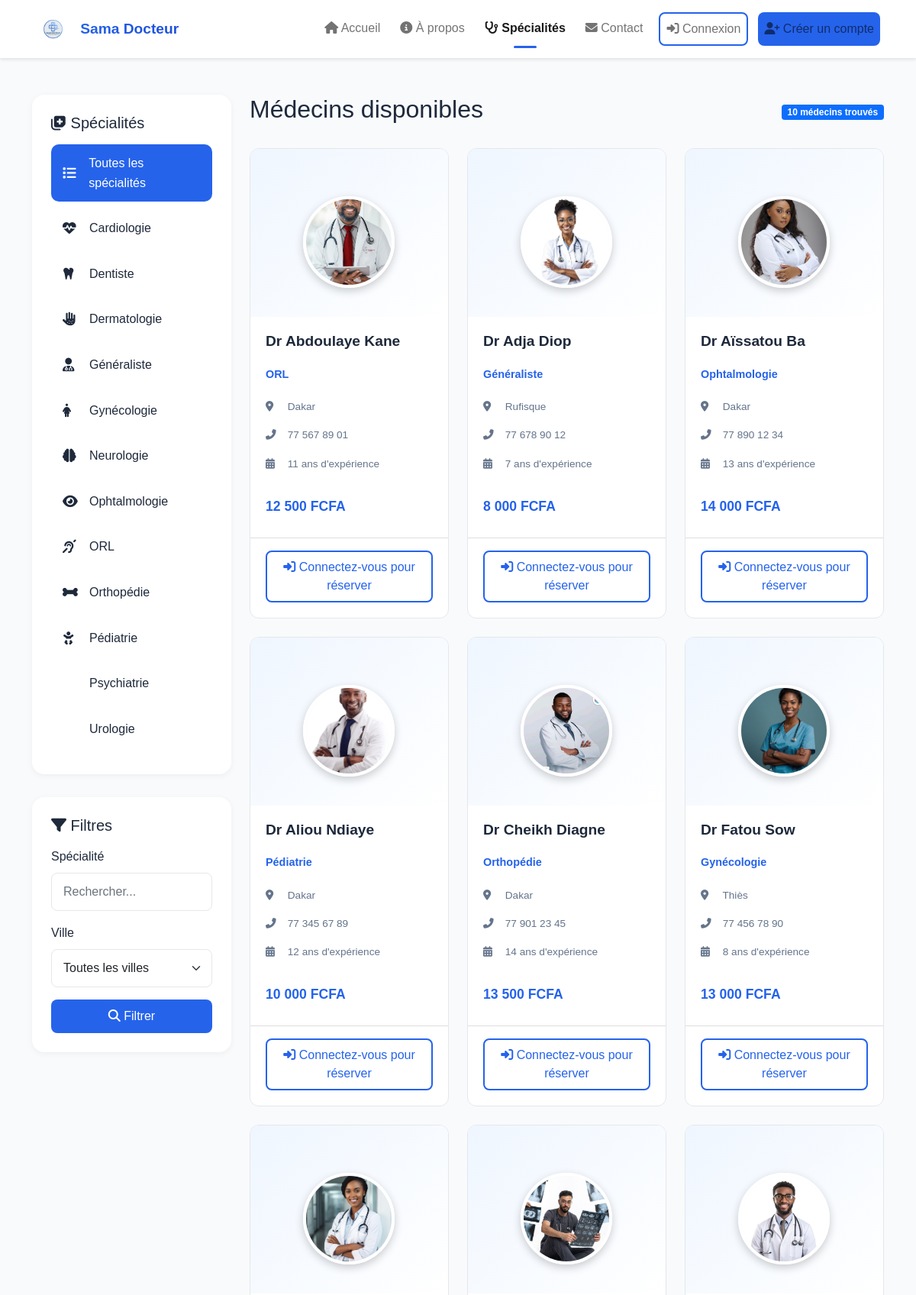
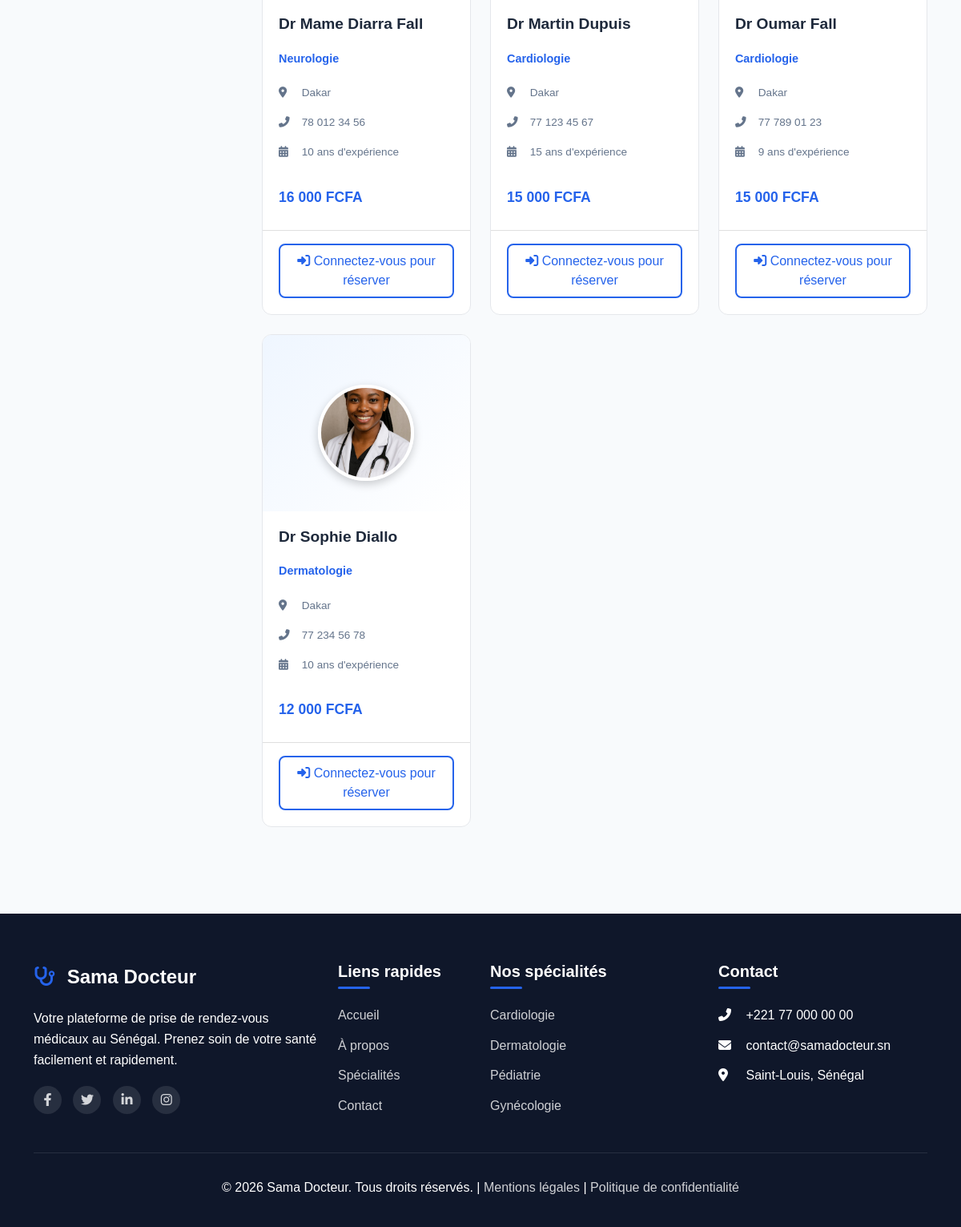
The app's page /specialites.php with its own data (2 pictures, top to bottom).
### tables this page shows
CREATE TABLE IF NOT EXISTS specialites (
    id INT AUTO_INCREMENT PRIMARY KEY,
    nom VARCHAR(50) UNIQUE NOT NULL,
    description TEXT,
    icone VARCHAR(50) DEFAULT 'fas fa-stethoscope',
    date_creation DATETIME DEFAULT CURRENT_TIMESTAMP,
    INDEX idx_nom (nom)
);

CREATE TABLE IF NOT EXISTS medecins (
    id INT AUTO_INCREMENT PRIMARY KEY,
    nom_complet VARCHAR(100) NOT NULL,
    specialite_id INT,
    email VARCHAR(100) UNIQUE,
    telephone VARCHAR(20),
    adresse TEXT,
    ville VARCHAR(50),
    tarif_consultation DECIMAL(10,2),
    photo VARCHAR(255),
    numero_ordre VARCHAR(50),
    biographie TEXT,
    annees_experience INT DEFAULT 0,
    est_disponible BOOLEAN DEFAULT TRUE,
    date_creation DATETIME DEFAULT CURRENT_TIMESTAMP,
    FOREIGN KEY (specialite_id) REFERENCES specialites(id) ON DELETE SET NULL,
    INDEX idx_specialite (specialite_id),
    INDEX idx_email (email),
    INDEX idx_disponible (est_disponible)
);

### specialites.php (the view, shortened to what this page needs)
<?php
require_once 'includes/config.php';
include 'includes/header.php';
$specialite_id = isset($_GET['id']) ? intval($_GET['id']) : null;
$recherche = isset($_GET['specialite']) ? $_GET['specialite'] : '';
$stmtSpecialites = $pdo->query("SELECT * FROM specialites ORDER BY nom");
$specialites = $stmtSpecialites->fetchAll();
$sql = "
    SELECT m.*, s.nom as specialite_nom
    FROM medecins m
    JOIN specialites s ON m.specialite_id = s.id
    WHERE m.est_disponible = TRUE
";
$params = [];
$sql .= " ORDER BY m.nom_complet";
$stmtMedecins = $pdo->prepare($sql);
$stmtMedecins->execute($params);
$medecins = $stmtMedecins->fetchAll();
?>
<div class="container my-5">
    <div class="row">
        <div class="col-lg-3 mb-4" data-aos="fade-right">
            <div class="dashboard-sidebar">
                <h5 class="mb-3"><i class="fas fa-notes-medical"></i> Spécialités</h5>
                <ul class="dashboard-menu">
                    <li>
                        <a href="specialites.php" class="<?php echo !$specialite_id ? 'active' : ''; ?>">
                            <i class="fas fa-list"></i> Toutes les spécialités
                        </a>
                    </li>
                    <?php foreach($specialites as $spec): ?>
                    <li>
                        <a href="specialites.php?id=<?php echo $spec['id']; ?>" class="<?php echo $specialite_id == $spec['id'] ? 'active' : ''; ?>">
                            <i class="<?php echo $spec['icone']; ?>"></i> <?php echo htmlspecialchars($spec['nom']); ?>
                        </a>
                    </li>
                    <?php endforeach; ?>
                </ul>
            </div>
            <div class="dashboard-sidebar mt-4">
                <h5 class="mb-3"><i class="fas fa-filter"></i> Filtres</h5>
                <form method="GET" action="" id="filterForm">
                    <div class="mb-3">
                        <label class="form-label">Spécialité</label>
                        <input type="text" class="form-control" name="specialite" value="<?php echo htmlspecialchars($recherche); ?>" placeholder="Rechercher...">
                    </div>
                    <div class="mb-3">
                        <label class="form-label">Ville</label>
                        <select class="form-select" name="ville">
                            <option value="">Toutes les villes</option>
                        </select>
                    </div>
                    <button type="submit" class="btn btn-primary w-100">
                        <i class="fas fa-search"></i> Filtrer
                    </button>
                </form>
            </div>
        </div>
        <div class="col-lg-9" data-aos="fade-left">
            <div class="d-flex justify-content-between align-items-center mb-4">
                <h2>Médecins disponibles</h2>
                <span class="badge bg-primary"><?php echo count($medecins); ?> médecins trouvés</span>
            </div>
            <?php if(empty($medecins)): ?>
                <div class="alert alert-info">
                    <i class="fas fa-info-circle"></i> Aucun médecin trouvé pour votre recherche.
                </div>
            <?php else: ?>
                <div class="row g-4">
                    <?php foreach($medecins as $index => $medecin): ?>
                    <div class="col-md-6 col-lg-4" data-aos="fade-up" data-aos-delay="<?php echo $index * 50; ?>">
                        <div class="card-medecin card h-100">
                            <?php
                                $doctorPhotos = [
                                    'Dr Martin Dupuis' => 'assets/images/Dr Martin Dupuis.jpg',
                                    'Dr Sophie Diallo' => 'assets/images/Dr Sophie Diallo.jpg',
                                    'Dr Aliou Ndiaye' => 'assets/images/Dr Aliou Ndiaye.jpg',
                                    'Dr Fatou Sow' => 'assets/images/Dr Fatou Sow.jpg',
                                    'Dr Abdoulaye Kane' => 'assets/images/Dr Abdoulaye Kane.jpg',
                                    'Dr Adja Diop' => 'assets/images/Dr Adja Diop.jpg',
                                    'Dr Oumar Fall' => 'assets/images/Dr Oumar Fall.jpg',
                                    'Dr Aïssatou Ba' => 'assets/images/Dr Aïssatou Ba.jpg',
                                    'Dr Cheikh Diagne' => 'assets/images/Dr Cheikh Diagne.jpg',
                                    'Dr Mame Diarra Fall' => 'assets/images/Dr Mame Diarra Fall.jpg'
                                ];
                                $photo = '';
                                $doctorName = trim($medecin['nom_complet']);
                                if (isset($doctorPhotos[$doctorName]) && file_exists(BASE_PATH . $doctorPhotos[$doctorName])) {
                                    $photo = $doctorPhotos[$doctorName];
                                }
                                $imgSrc = preg_match('#^https?://#', $photo) ? $photo : SITE_URL . ltrim($photo, '/');
                            ?>
                            <div class="card-img-top text-center pt-4">
                                  <img src="<?php echo htmlspecialchars($imgSrc); ?>"
                                      alt="Photo de <?php echo htmlspecialchars($medecin['nom_complet']); ?>"
                                      class="photo-profil"
                                      style="width:120px;height:120px;border-radius:50%;object-fit:cover;border:4px solid #ffffff;box-shadow:0 4px 12px rgba(0,0,0,0.2);transition:transform 0.3s ease;" />
                            </div>
                            <div class="card-body">
                                <h5 class="card-title"><?php echo htmlspecialchars($medecin['nom_complet']); ?></h5>
                                <p class="specialite"><?php echo htmlspecialchars($medecin['specialite_nom']); ?></p>
                                <p class="info"><i class="fas fa-map-marker-alt"></i> <?php echo htmlspecialchars($medecin['ville']); ?></p>
                                <p class="info"><i class="fas fa-phone-alt"></i> <?php echo htmlspecialchars($medecin['telephone']); ?></p>
                                <p class="info"><i class="fas fa-calendar-alt"></i> <?php echo $medecin['annees_experience']; ?> ans d'expérience</p>
                                <p class="tarif"><?php echo number_format($medecin['tarif_consultation'], 0, ',', ' '); ?> FCFA</p>
                            </div>
                            <div class="card-footer bg-transparent">
                                <?php if(isset($_SESSION['user_role']) && $_SESSION['user_role'] == 'patient'): ?>
                                    <button class="btn btn-primary w-100" onclick="prendreRendezVous(<?php echo $medecin['id']; ?>)">
                                        <i class="fas fa-calendar-check"></i> Prendre RDV
                                    </button>
                                <?php else: ?>
                                    <a href="connexion.php" class="btn btn-outline-primary w-100">
                                        <i class="fas fa-sign-in-alt"></i> Connectez-vous pour réserver
                                    </a>
                                <?php endif; ?>
                            </div>
                        </div>
                    </div>
                    <?php endforeach; ?>
                </div>
            <?php endif; ?>
        </div>
    </div>
</div>
<?php include 'includes/footer.php'; ?>

### assets/css/style.css (style rules this page uses)
:root { --primary-blue: #2563EB; --dark-blue: #0B1F4D; --very-dark-blue: #0F172A; --light-blue: #EFF6FF; --hover-blue: #1D4ED8; --white: #FFFFFF; --background: #F8FAFC; --border: #E5E7EB; --text-secondary: #64748B; --text-primary: #1E293B; --success: #10B981; --success-bg: #D1FAE5; --warning: #F59E0B; --warning-bg: #FEF3C7; --danger: #EF4444; --danger-bg: #FEE2E2; --info: #3B82F6; --info-bg: #DBEAFE; }
* { margin: 0; padding: 0; box-sizing: border-box; }
body { font-family: 'Inter', -apple-system, BlinkMacSystemFont, 'Segoe UI', Roboto, Oxygen, Ubuntu, sans-serif; background-color: var(--background); color: var(--text-primary); line-height: 1.6; min-height: 100vh; display: flex; flex-direction: column; }
.btn-primary { background: var(--primary-blue); border: none; padding: 10px 24px; border-radius: 8px; font-weight: 500; transition: all 0.3s ease; color: var(--white); }
.btn-outline-primary { border: 2px solid var(--primary-blue); color: var(--primary-blue); background: transparent; padding: 8px 20px; border-radius: 8px; transition: all 0.3s ease; }
.card { background: var(--white); border: 1px solid var(--border); border-radius: 12px; transition: all 0.3s ease; overflow: hidden; height: 100%; }
.card-medecin { background: var(--white); position: relative; }
.card-medecin .card-img-top { height: 220px; object-fit: cover; background: linear-gradient(135deg, var(--light-blue), var(--white)); display: flex; align-items: center; justify-content: center; }
.photo-profil { width: 120px; height: 120px; border-radius: 50%; object-fit: cover; border: 4px solid #ffffff; box-shadow: 0 4px 12px rgba(0,0,0,0.2); transition: transform 0.3s ease; }
.card-medecin .card-title { font-size: 1.2rem; font-weight: 600; margin-bottom: 10px; }
.card-medecin .specialite { color: var(--primary-blue); font-size: 0.9rem; margin-bottom: 10px; }
.card-medecin .info { font-size: 0.85rem; color: var(--text-secondary); margin-bottom: 5px; }
.card-medecin .info i { width: 20px; margin-right: 5px; }
.card-medecin .tarif { font-size: 1.1rem; font-weight: 600; color: var(--primary-blue); margin: 15px 0; }
.card-medecin .card-body { display: flex; flex-direction: column; gap: 0.65rem; padding: 1.25rem 1.25rem 0.75rem; }
.card-medecin .card-footer { padding: 1rem 1.25rem 1.25rem; }
.card-medecin .card-footer .btn { width: 100%; }
.card-medecin { min-height: 100%; }
.form-control, .form-select { border: 1px solid var(--border); border-radius: 8px; padding: 12px 15px; transition: all 0.3s ease; font-size: 1rem; }
.form-label { font-weight: 500; margin-bottom: 8px; color: var(--text-primary); }
.dashboard-sidebar { background: var(--white); border-radius: 16px; padding: 25px; margin-bottom: 30px; box-shadow: 0 2px 8px rgba(0,0,0,0.05); position: sticky; top: 90px; }
.dashboard-menu { list-style: none; padding: 0; margin: 0; }
.dashboard-menu li { margin-bottom: 10px; }
.dashboard-menu a { display: flex; align-items: center; padding: 12px 15px; color: var(--text-primary); text-decoration: none; border-radius: 10px; transition: all 0.3s ease; font-weight: 500; }
.dashboard-menu a.active { background: var(--primary-blue); color: var(--white); }
.dashboard-menu a i { width: 25px; margin-right: 10px; font-size: 1.1rem; }
body { font-family: 'Poppins', sans-serif; background: #f8fafc; color: #1e293b; }
.specialite { color: #2563eb; font-weight: 600; }
.btn-primary { background: #2563eb; border: none; }
img, svg, iframe, embed, object, video { max-width: 100%; height: auto; }
html, body { min-width: 0; }

### records on screen
specialites: nom "Cardiologie"
specialites: nom "Dentiste"
specialites: nom "Dermatologie"
specialites: nom "Généraliste"
specialites: nom "Gynécologie"
specialites: nom "Neurologie"
specialites: nom "Ophtalmologie"
specialites: nom "ORL"
specialites: nom "Orthopédie"
specialites: nom "Pédiatrie"
specialites: nom "Psychiatrie"
specialites: nom "Urologie"
medecins: nom_complet (picture), nom_complet "Dr Abdoulaye Kane", specialite.nom "ORL", ville "Dakar", telephone "77 567 89 01", annees_experience "11", tarif_consultation "12 500"
medecins: nom_complet (picture), nom_complet "Dr Adja Diop", specialite.nom "Généraliste", ville "Rufisque", telephone "77 678 90 12", annees_experience "7", tarif_consultation "8 000"
medecins: nom_complet (picture), nom_complet "Dr Aïssatou Ba", specialite.nom "Ophtalmologie", ville "Dakar", telephone "77 890 12 34", annees_experience "13", tarif_consultation "14 000"
medecins: nom_complet (picture), nom_complet "Dr Aliou Ndiaye", specialite.nom "Pédiatrie", ville "Dakar", telephone "77 345 67 89", annees_experience "12", tarif_consultation "10 000"
medecins: nom_complet (picture), nom_complet "Dr Cheikh Diagne", specialite.nom "Orthopédie", ville "Dakar", telephone "77 901 23 45", annees_experience "14", tarif_consultation "13 500"
medecins: nom_complet (picture), nom_complet "Dr Fatou Sow", specialite.nom "Gynécologie", ville "Thiès", telephone "77 456 78 90", annees_experience "8", tarif_consultation "13 000"
medecins: nom_complet (picture), nom_complet "Dr Mame Diarra Fall", specialite.nom "Neurologie", ville "Dakar", telephone "78 012 34 56", annees_experience "10", tarif_consultation "16 000"
medecins: nom_complet (picture), nom_complet "Dr Martin Dupuis", specialite.nom "Cardiologie", ville "Dakar", telephone "77 123 45 67", annees_experience "15", tarif_consultation "15 000"
medecins: nom_complet (picture), nom_complet "Dr Oumar Fall", specialite.nom "Cardiologie", ville "Dakar", telephone "77 789 01 23", annees_experience "9", tarif_consultation "15 000"
medecins: nom_complet (picture), nom_complet "Dr Sophie Diallo", specialite.nom "Dermatologie", ville "Dakar", telephone "77 234 56 78", annees_experience "10", tarif_consultation "12 000"

### other values on screen
count($medecins) "10"
